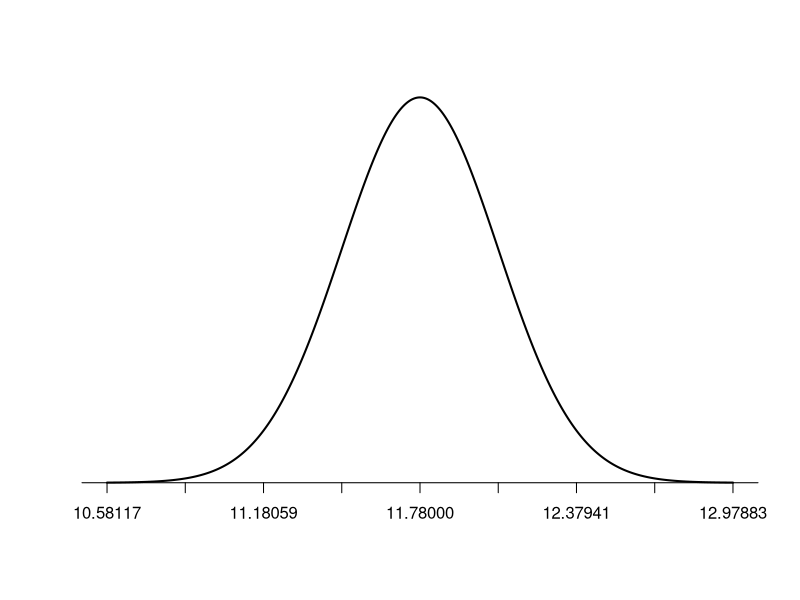
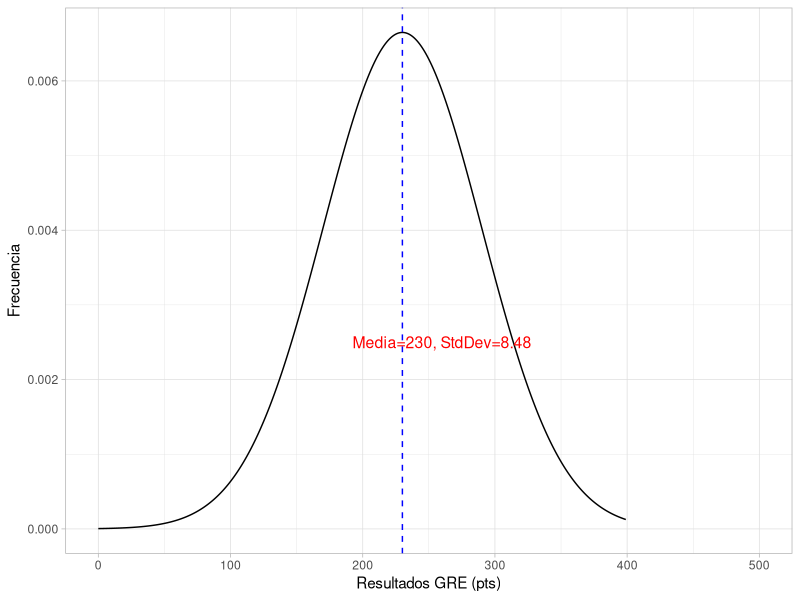
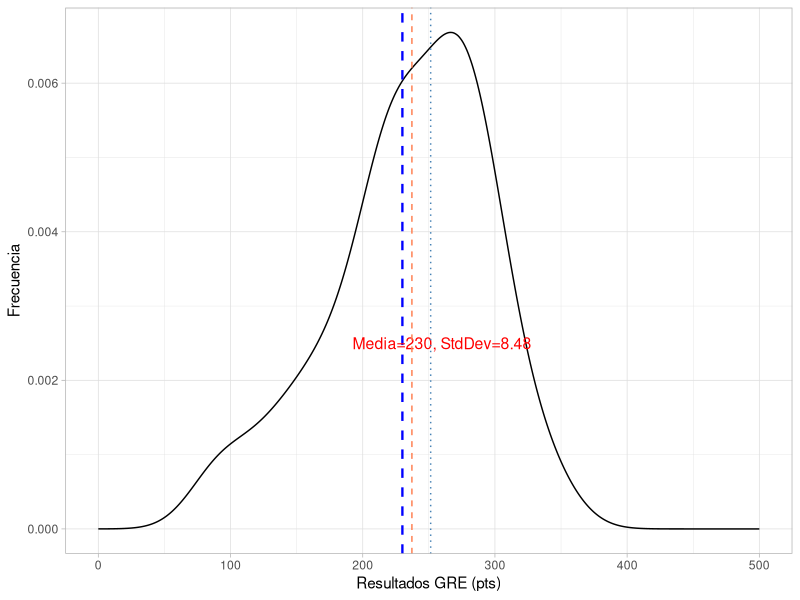

Generate these figures, in order, with R: (Note: this script raises an error after producing the figures.)
## ---- chunk 1

# Paso 1. Definimos los datos del problema. 

xbar <- 0.49
se<-0.041


##  Paso 2. Realizamos los calculos acorde con la definición de intervalo de confianza para un nivel del 95%

# a) 

ci95_uB<-xbar+2*se
ci95_lB<-xbar-2*se

## El intervalo de confianza del 95%   es  [57.2% a 40.8%]
 
## Donde UB stands for Upper bound  y lB , lower bound o  límite superior e inferior respectivamente.

# b)  Quiere decir que si consideramos un proceso de muestreo (con muestras del mismo tamaño) tenemos una confianza de que el parámetro desconocido: media poblacional, se localizará en este rango probabilístico en el 95% de las muestras. 
## ---- chunk 2


#a) 

sigma <-120/sqrt(2000) 
# 
xbar<-560



se95<-2*sigma 
se997<-3*sigma


#b)

ic68<-xbar+sigma
#281.8974
ic95<-xbar+se95 
# 283.7947
ic997<-xbar+se997 
# 285.6921

#c) EL SE para un inervalo del 95% es m = 3.794733

#d) La amplitud del intervalo al 95% de confinaza es 7.6.


## ---- chunk 3

11.78 + 2.576*(0.2997075)

#define population mean and standard deviation
population_mean <- 11.78
population_sd <- 0.2997075

#define upper and lower bound
lower_bound <- population_mean - population_sd
upper_bound <- population_mean + population_sd

#Create a sequence of 1000 x values based on population mean and standard deviation
x <- seq(-4, 4, length = 1000) * population_sd + population_mean

#create a vector of values that shows the height of the probability distribution
#for each value in x
y <- dnorm(x, population_mean, population_sd)

#plot normal distribution with customized x-axis labels
plot(x,y, type = "l", lwd = 2, axes = FALSE, xlab = "", ylab = "")
sd_axis_bounds = 5
axis_bounds <- seq(-sd_axis_bounds * population_sd + population_mean,
                    sd_axis_bounds * population_sd + population_mean,
                    by = population_sd)
axis(side = 1, at = axis_bounds, pos = 0)




## ---- chunk 4

xbar<-11.78
sigma<-3.2
n<-114
z<-2.576

sigmamuestra<-sigma/sqrt(n)

ci99d<-xbar+z*(sigma/sqrt(n))
ci99i<-xbar-z*(sigma/sqrt(n))
## ---- chunk 5

# Paso 1. Definimos los datos y los almacenamos en un data frame.   

estudiantes<-data.frame(califas=c(114, 100, 104, 89, 102, 91, 114, 114, 103, 105,
108, 130, 120, 132, 111, 128,118, 119, 86, 72,
111, 103, 74, 112, 107, 103, 98, 96, 112, 112, 93))

# Paso 2. estimamos la media.

media<-mean(estudiantes$califas)

# Paso 3. Definimos los parámetros dados por el problema.

n <-31

sigma<-15

sigmamuestral<-sigma/sqrt(n)

zcritico<-2.576

# Paso 4 Hacemos el cálculo para una intervalo de confianza del 99%  acorde con la definición. 

intervalo_ub<-media+zcritico*sigmamuestral
intervalo_lb<-media-zcritico*sigmamuestral

## ---- chunk 6

# Solución:

# Paso 1. Definimos los datos del problema.

# a)

n<-1073 
mu<-278
sigma<-80
z_95<-1.960

# Paso 2. Aplicamos la definición de intervalo de conianza para construir el intervalo con un  nivel del 95%.


int95_ub<-mu+z_95*sigma
int95_lb<-mu-z_95*sigma

# Paso 3. Se calculan  los intervalos a los niveles de confianza de 90% y 99%.

# b) 

z_90<-1.645
z_95<-1.960
z_99<-2.576

sigma_muestra<-sigma/sqrt(n)

int99_ub<-mu+z_99*sigma_muestra
int99_lb<-mu-z_99*sigma_muestra

int90_ub<-mu+z_90*sigma_muestra
int90_lb<-mu-z_90*sigma_muestra


## Paso 4. se especifican los errores de estimación.

# c)


SE_90<-z_90*sigma_muestra
SE_95<-z_95*sigma_muestra
SE_99<-z_99*sigma_muestra

## Entre más grande es el nivel de confianza, C, mayor es el error de estimación (SE). Lo que se observa gráficamente  porque el intervalo es más amplio (menos preciso).
## ---- chunk 7
## Solución

z_99<-2.576
sigma<-3.2

n<-((z_99*sigma)/1)^2

## Respuesta: El tamaño de muestra debe ser de 68 profesores.
## ---- chunk 8
1-pnorm(0.3,0,0.316)

## ---- chunk 9

1-pnorm(1.02,0,0.316)

## ---- chunk 10
library(tidyverse)
# Solucion 

# a)  Plot.

sigma<-60
n<-50
s<-sigma/sqrt(n)
mu<-230

118.6*2
125.7*2



id <- seq(0, 399, by = 1)
resultados <- dnorm(id, mean = mu, sd = sigma)

GRE<-data.frame(id,resultados)

ggplot(GRE, aes(id,resultados) )+
geom_line()+
theme_light()+
  labs(x="Resultados GRE (pts)", y="Frecuencia")+
  geom_vline(xintercept = mu, linetype="dashed", color="blue", size=.5)+
   expand_limits(x = 500, y = 0)+
annotate("text", x=260, y=.0025, size=4,color="red",label="Media=230, StdDev=8.48")

## Alternativa  para  muestra de 50 obs. 

ggplot(data.frame(x = rnorm(50, mu, sigma)), aes(x)) +
  geom_density() +
   expand_limits(x = c(0,500), y = 0)+
theme_light()+
  labs(x="Resultados GRE (pts)", y="Frecuencia")+
  geom_vline(xintercept = mu, linetype="dashed", color="blue", size=.8)+
annotate("text", x=260, y=.0025, size=4,color="red",label="Media=230, StdDev=8.48")+
  geom_vline(xintercept = 237.2, linetype="dashed", color="coral", size=.5)+  
  geom_vline(xintercept = 251.4, linetype="dotted", color="steelblue", size=.5)


# b
1-pnorm(251.4,230,8.485281)
# [1] 0.005834248

1-pnorm(237.2,230,8.485281)
# [1] 0.1980719

# La probabilidad de ocurrencia debida al azar de una media de 251.4, es ínfima, por lo que es posible rechazar la hipótesis nula de que la media sea 230.  Por el contrario la prob de ocurrencia de media 237.2 es de practicamente el 20%, este dato no indica evidencia estadísticamente significativa de que la media difiera de 230. En este caso no se rechaza H0 (Hipótesis nula).

## ---- chunk 11

sigma<-.096
n<-40
s<- sigma/sqrt(n)
mu<-.31

xbar<-.276
xbar_2<-.302  

p_value<-pnorm(xbar,mu,s)
p_value_2<-pnorm(xbar_2,mu,s)


# Conclusión hay una probabilidad de 1.2% de que  la media sea 27.6% y Una probabilidad de 29% que  la media sea 30.2.


# La evidencia en favor de Ha, es estadísticamente significativa  considerando una confinaza del 95%. Esta evidenica implica que es poco probable encontrar una media tan extrema con esta  por azar.

# Por el contrario no podemos rechazar la hipótesis nula para x bar =30.2, es decir este valor puede deberse muy probablemente al azar y no se encuentra evidencia estadísticamente significativa de que mu sea menor a 30. 


## ---- chunk 12

n<-840
sigma<-60
s<-sigma/sqrt(n)
mu<-275
xbar<-272

pnorm(xbar,mu,s)
## ---- chunk 13
s<-(0.0068/sqrt(3))
2*pnorm(0.8404, 0.86, s)

## ---- chunk 14

## Solución. 

sigma<-18
n<-31
s<-sigma/sqrt(n)
se<-1.96*s 

iq<-data.frame(datos=c(116, 105, 104, 89, 102, 91, 114, 114, 103, 105, 108, 130, 120, 132, 111, 128, 118, 119, 86, 72, 111, 103, 74, 112, 107, 103, 98, 96, 112, 112, 93))

mu<-mean(iq$datos)

iq95r<-mu+se
iq95l<-mu-se

## [99.72804 , 112.401]

## Conclusión:  Mu=100  Se ubica dentro del intervalo de confianza. NO puedo rechazar H0: mu=100.


pvalue<-2*pnorm(100, mu, s)


# valor critico:  pvalue 0.06 <  0.05. El p val esta fuera del area de rechazo.   No puedo rechazar H0.
## ---- chunk 15

xbar<-0.069
sigma<-0.55
n<-104
mu<-0
s<-sigma/sqrt(n)

z<-(xbar-mu)/s  

p_value<-1-pnorm(xbar, mu, s)

p_valuez<-pnorm(1.645)


## La evidencia no permite rechazar H0. Es muy probable que el resultado se deba al azar. Y por lo tanto podemos  Estos resultados, NO constituyen una buena evidencia a favor de que el ingreso medio  de todos los altos ejecutivos aumentó ese año? 

# ![](/img/solved.jpg)
## ---- chunk 16

## Prueba dos colas 

# H0: mu = 2
# Ha: mu != 2
# Alpha requerido = 5%, lo que implica que 0.025= alpha/2  para cada cola o bien que el intervalo de confianza es de 95%  y por tanto Z critico_95= 1.96


sigma<-0.01
n<-5
muho<-2
muha<-2.015
s<-sigma/sqrt(n)
alpha<-0.05

z_critico95<-1.96  

## Paso 1  calculamos el intervalo en el que H0 es cierta.

ci_ub<-muho + z_critico95*s
ci_lb<-muho - z_critico95*s

# El intervalo en el que H0 es cierta es [1.9912 2.0087]

## Paso 2 calculamos la probabilidad  de aceptar  H0, cuando Ha es cierta. En otras palabras necesitamos calcular la probabilidad entre 1.9912 y 2.0087, considerando muha= 2.015.



pnorm(ci_ub,muha,s) - pnorm(ci_lb,muha, s)

# La probabilidad de aceptar H0 cuando  Ha es cierta, es decir de cometer un error tipo II, es 8.2%

## ---- chunk 17

mu<-275
xbar<-270
sigma<-60
n<-840

s<-sigma/sqrt(n)

z_critico<-2.326

ci98ub<-mu+z_critico*s
ci98lb<-mu-z_critico*s


# Solución.

  
# a) El procedimiento es comparar  el estadístico de contraste vs. el valor crítico z. Si el valor z es mayor  al estadistico de contraste  rechazamos H0.

# En este caso la evidencia estadística es significativa al 1% en contra de Ho, por lo que la probabiliad de que este valor se presente por azar es infima.  

## En este caso Z_crítico = -2.326 y estadístico z de contraste = -2.415229
# podemos rechazar Ho. Y es posible afirmar que la media 270 es inferior estadisitcamente a 275.

Z=(xbar-mu)/s


# b)  Es el mismo nivel alpha , que en este caso es 1%.

# c) La probabilidad de cometer un error tipo II, es decir, NO rechazar H0, cuando Ha es cierta, es 46%. El intervalo es [279.8153,270.1847]

Prob<-pnorm(ci98ub,xbar, s) - (pnorm(ci98lb,xbar, s))

## ---- chunk 18

library(tidyverse)

# Solución

# Paso 1 load data .

cetes<-read.csv("rendimiento.csv")%>%
  mutate(re=rendimiento /100)

glimpse(cetes)

## paso 2.   Crear histograma para analizar forma de la distribución y detectar  posibles sesgo y asimetrías
ggplot(cetes,aes(rendimiento))+
geom_histogram(binwidth=2, colour="steelblue", fill="coral",alpha=0.4)+
ggtitle("Rendimiento (%) en CETES 1996 -2022")+
  theme_light()+
  labs(x="Intereses (Rendimiento %)")

# Observamos un sesgo postivo. Indicación que cuestiona el supuesto de normalidad.

# Si aplicamos la prueba para deterctar normalidad de shapiro.Notamos que: 

shapiro.test(cetes$re) # => p-value = 0.1096
# No rexhazamos la hipótesis nula de normalidad a los  niveles de significación del 1, 5 y 10%, por lo que tenemos una serie que cumple este supuesto.

# b 

xbar<-mean(cetes$re)
sigma<-0.0275
n<-27
sigma_muestral<-sigma/sqrt(n)

z90<-1.645
  
ic90_ub<-xbar+z90*sigma_muestral
ic90_lb<-xbar-z90*sigma_muestral


## Intervalo de nivel 90% entre [6.20%-7.94%]


# c)   Ho: mu =0.055, Ha: mu> 0.055

zcritico<-(xbar-0.055)/sigma_muestral

pval<-1-pnorm(zcritico)

pval<-1-pnorm(xbar, 0.055,sigma_muestral)

# Rechazamos H0, el rendimiento es mayor a la tasa de inflación de 5.5%. La probabilidad de hallar por azar este dato tan extermo, cuando H0 es cierta como 5.5% es ínfima 0.0014.   

# Note la utilización de la función pnorm: Cuando usamos el valor z, obtenemos la prob acumulada hasta el z. ej. lado izquierdo de la distribución, por lo que tenemos que restar de 1 este valor para obtener el lado derecho.

#d) 
ggplot(cetes, aes(año, re))+
geom_line(color = "#00AFBB", size = .5)+
theme_light()  +
labs(x="Año", y="Tasa %")


# El diagrama temporal deja claro que los rendimientos de los sucesivos años están fuertemente correlacionados; por tanto, no es correcto tratar estos datos como una muestra aleatoria simple. Siempre tienes que comprobar que no existe este tipo de correlaciones con datos obtenidos a lo largo del tiempo.


ggplot(cetes, aes(re)) +
  geom_density()+
  geom_vline(xintercept = 0.055, linetype="dashed", color="red", size=.6)+
  geom_vline(xintercept = xbar, linetype="dashed", color="blue", size=.6)+
  labs(x="Tasa de CETES. Rendimeito %")
ggtitle("Distribución de los Datos.")



curve(dnorm(x, 0.05, sigma_muestral), from=0.0304, to=.1471)
